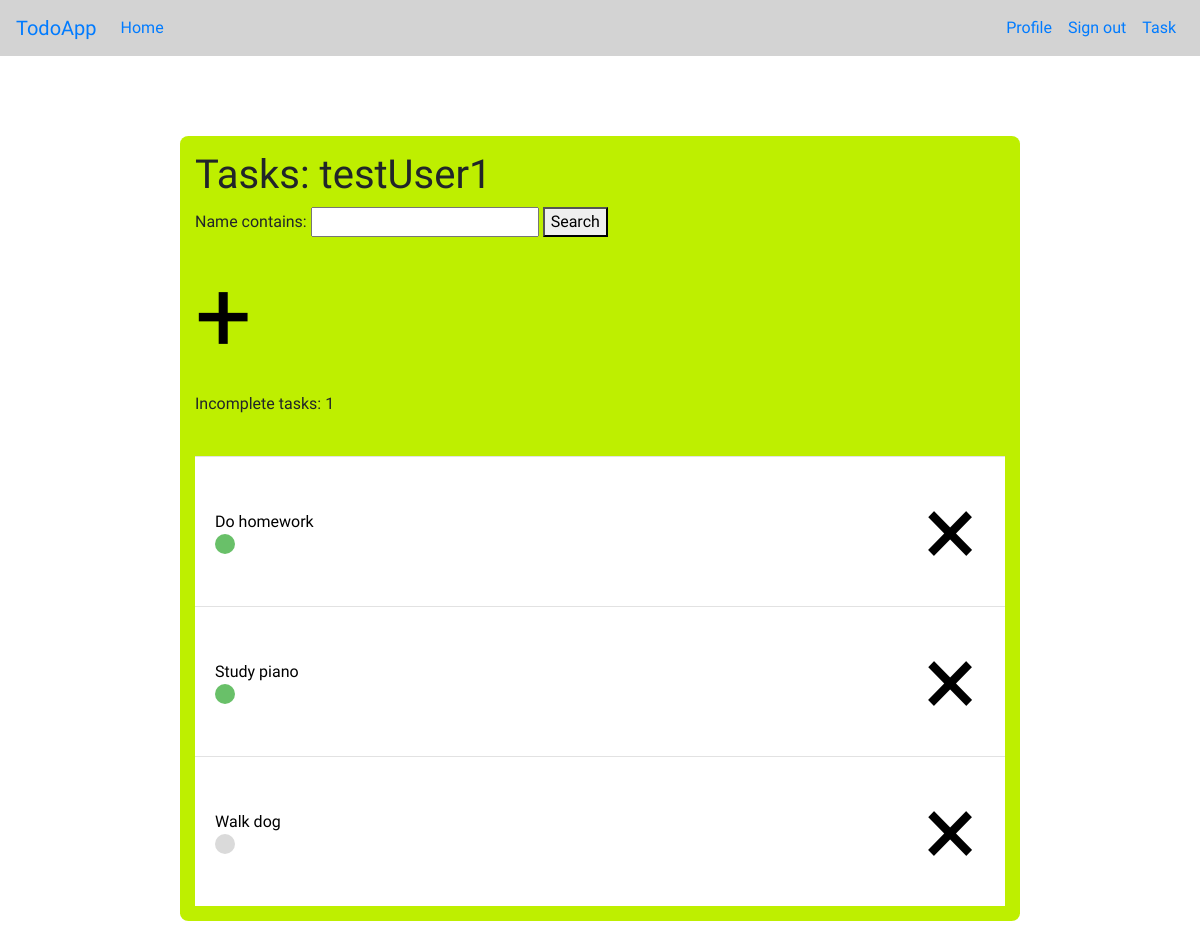
Screenshot of / (signed in) with the database file from the repository.
### todo/models.py (models this page shows, shortened)
class Task(models.Model):
    name = models.CharField(max_length=100)
    status = models.BooleanField(default=False)
    desc = models.TextField(default=None)
    author = models.ForeignKey(User, on_delete=models.CASCADE)

### todo/views.py (the view)
# urls.py: path('', views.TaskListView.as_view(template_name='todo/home.html'), name='todo-home'),
class TaskListView(LoginRequiredMixin, ListView):
    queryset = Task.objects.all()
    context_object_name = 'tasks'
    def get_queryset(self):
        queryset = super().get_queryset()
        self.filterset = TodoFilter(self.request.GET, queryset=queryset)
        return self.filterset.qs
    def get_context_data(self, **kwargs):
        context = super().get_context_data(**kwargs)
        context['tasks'] = context['tasks'].filter(author=self.request.user)
        context['form'] = self.filterset.form
        context['count'] = 0
        for task in context['tasks']:
            if task.status == False:
                context['count'] += 1
        return context

### todo/templates/todo/home.html (shortened to what this page needs)
{% extends 'todo/base.html' %}
{% block content %}
    <div class="task-heading">
        <h1>Tasks: {{ user }}</h1>
        <form method="GET">
            {{ form }}
            <button type="submit">Search</button>
        </form>
        <a class="add-icon" href="{% url 'task-create' %}">&#43;</a>
        <p>Incomplete tasks: {{ count }}</p>
    </div>
    <br>
    <div class="tasks-container">
    {% for task in tasks %}
        <div class="task-wrapper">
            <div>
                <a class="task-link" href="{% url 'task-detail' task.id %}">{{ task.name }}</a>
                {% if task.status %}
                    <div class="task-complete-icon"></div>
                {% else %}
                    <div class="task-incomplete-icon"></div>
                {% endif %}
            </div>
            <a class="mr-2 delete-icon" href="{% url 'task-delete' task.id %}">&#215;</a>
        </div>
    {% endfor %}
    </div>
{% endblock content %}

### todo/static/styles.css (style rules this page uses)
body { background-color: white; font-family: 'Sono', sans-serif; }
.task-heading { padding-top: 15px; }
.tasks-container { padding-top: 0px; padding-bottom: 15px; }
.task-wrapper { display: flex; align-items: center; justify-content: space-between; padding: 20px; background-color: #fff; border-top: 1px solid rgb(226, 226, 226); max-height: 150px; }
.task-link { color: black; }
.task-complete-icon { height: 20px; width: 20px; background-color: rgb(105, 192, 105); border-radius: 50%; margin: 0; padding: 0; }
.task-incomplete-icon { height: 20px; width: 20px; background-color: rgb(218, 218, 218); border-radius: 50%; }
.delete-icon { text-decoration: none; color: black; font-size: 100px; }
.add-icon { display: block; height: auto; padding: 0; margin: 0; text-decoration: none; color: black; font-size: 100px; }

### rows the page displays
Task: name "Do homework", status True (drawn)
Task: name "Study piano", status True (drawn)
Task: name "Walk dog", status False (drawn)

### other values shown
{{ user }} "testUser1"
{{ count }} "1"
